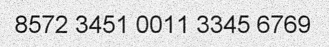
#> input picture Kalsyfikacja_Cyfr/images/cyfry1.png, 329 x 47 px
$ jupyter execute --allow-errors 'Lab ADOM 5_6 ZAL.ipynb'
#> lines starting #> are read from the running program, lines starting #| are printed output that depends on the picture; after the words box and inside, x2 and y2 are one past the last pixel; in counts of white or black regions, pixels touching at a corner belong together
# **Laboratorium ADOM 5 i 6 - ZALICZENIE**
---

Obraz `cyfry.png` zawiera 10 różnych obiektów - cyfr od 0 do 9. Wyznacz cechy tych obiektów i spróbuj znaleźć zestaw cech, który umożliwiłby rozóżnienie tych cyfr. Zaproponuj model klasyfikatora oraz przetestuj go na obrazach `cyfry1.png`, `cyfry2.png` i `cyfry3.png`.

[cell 1]
# imports for innitial tests, i don't know which traits ora algorithms will work best for digits differentiation
import numpy as np
import pandas as pd
import math
import seaborn as sns
import matplotlib as mpl
import matplotlib.pyplot as plt
import cv2
import tensorflow as tf

from skimage.measure import label,regionprops
import skimage.color as sic
import skimage as si

from sklearn.tree import DecisionTreeClassifier
from sklearn.metrics import confusion_matrix
from sklearn import tree

from tensorflow.keras.preprocessing.image import ImageDataGenerator

## Load style source image

[cell 2]
digits_source = cv2.imread('images/cyfry.png')

#> (the rest of this cell did not finish here and is left out)

## Label data

#> (a cell that did not finish here is left out)

#> (a cell that did not finish here is left out)

#### Entry analysis and features extraction

#> (a cell that did not finish here is left out)

[cell 6]
def create_features(img_features, labels_count):
    # using dataframe to save features of the digits
    features_df = pd.DataFrame()

    # create temp lists - we know there are 10 classes of digits 0-9
    digits = np.arange(0, labels_count)
    bb_ratio = np.zeros(labels_count)
    center_ratio = np.zeros(labels_count)
    area_bb_ratio = np.zeros(labels_count)
    area_conv_ratio = np.zeros(labels_count)
    area_fill_ratio = np.zeros(labels_count)
    ee_num = np.zeros(labels_count)

    for digit, feature in enumerate(img_features):
        # digit ceter
        y0, x0 = feature.centroid
        # bounding box
        minr, minc, maxr, maxc = feature.bbox
        bb_ratio[digit] = (maxr-minr)/(maxc-minc)

        # ratio between maxbb_center and minbb_center, the distances between center and the vertices of the bbox
        center_ratio[digit] = np.sqrt((y0-maxr)**2+(x0-maxc)**2)/np.sqrt((y0-minr)**2+(x0-minc)**2)

        area = feature.area
        bb_area = feature.bbox_area
        convex_area = feature.convex_area
        filled_area = feature.filled_area
        area_bb_ratio[digit] = area/bb_area
        area_conv_ratio[digit] = area/convex_area
        area_fill_ratio[digit] = area/filled_area

        ee_num[digit] = feature.euler_number

    features_df['digit'] = digits
    features_df['area_bb_ratio'] = area_bb_ratio
    features_df['area_conv_ratio'] = area_conv_ratio
    features_df['area_fill_ratio'] = area_fill_ratio
    features_df['bb_ratio'] = bb_ratio
    features_df['center_ratio'] = center_ratio
    features_df['euler_number'] = ee_num

    return features_df

#### Obserwacja wstepna cech
Prosty klasyfikator który zostanie zbudowany moze nie działać dobrze dla cech względnych. Jeśli pojawi się na wejściu obraz o innym rozmiarze lub stosunku wymiarów, prosty klasyfikator moze się pogubić.
Dlatego zdecydowałem się na wyodrębnienie dodatkowych cech na podstawie tych już obecnych, stosunki rozmiarów czy odległości są znacznie lepsze niż czyste rozmiary, niosą ze sobą więcej informacji i lepiej pozwalają opisać badany obiekt.

#> (a cell that did not finish here is left out)

#> (a cell that did not finish here is left out)

## Model
Naiwny klasyfikator, dla tak małego zbioru uczącego ciężko będzie stworzyć klasyfikator opary na innym algorytmie

#> (a cell that did not finish here is left out)

#> (a cell that did not finish here is left out)

#### Drzewa decyzyjne

[cell 11]
# model klasyfikatora (miejsce na kod)
tree = DecisionTreeClassifier()

#> (a cell that did not finish here is left out)

#> (a cell that did not finish here is left out)

## Test

#### Przygotowanie danych testujących
Obrazy testujące są zupełnie innego typu niż obrazy treningowe, dlatego ich przygotowanie będzie inne.

Dodatkowo, ręcznie zostaną stworzone odpowiednie listy zawierające prawidłowe ciągi któe oczekujemy otrzymać z analizy.

[cell 14]
# obróbka wstępna obrazów (miejsce na kod)
# Wszystkie obrazy zostaną przetworzone indywidualnie do formy binych etykiet
digits_test1_real = [8,5,7,2,3,4,5,1,0,0,1,1,3,3,4,5,6,7,6,9]

digits_test1_o = cv2.imread('images/cyfry1.png')
#> digits_test1_o is the input picture: shape (47, 329, 3); min 0, max 255, mean 214.6
digits_test1 = cv2.cvtColor(digits_test1_o, cv2.COLOR_BGR2GRAY)
digits_test1 = 255-digits_test1
_, digits_test1 = cv2.threshold(digits_test1,100,255,cv2.THRESH_BINARY)
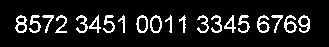
#> digits_test1: shape (47, 329); 10.8% white in thin lines or dots, all inside (x1, y1, x2, y2) = (15, 15, 310, 33)
digits_test1_1 = label(digits_test1)
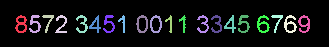
#> digits_test1_1: shape (47, 329) int64; 21 distinct labels, from 0 to 20; one colour per label, 0 black
digits_test1 = regionprops(digits_test1_1)
#> digits_test1 = 20 regions; largest, box (x1, y1, x2, y2) and area: (15, 15, 27, 33) 109, (284, 15, 297, 33) 107, (257, 15, 270, 33) 105, (298, 15, 310, 33) 101, (29, 15, 41, 33) 97

plt.figure(figsize=(10,10))
plt.imshow(digits_test1_1)

[cell 15]
digits_test2_real = [3,4,9,4,1,2,4,3,0,8,9,3,7,8,6,0,5,4,1,2]

digits_test2_o = cv2.imread('images/cyfry2.png')
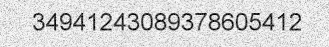
#> input picture Kalsyfikacja_Cyfr/images/cyfry2.png, 329 x 47 px
#> digits_test2_o is the input picture: shape (47, 329, 3); min 0, max 255, mean 209.6
digits_test2 = cv2.cvtColor(digits_test2_o, cv2.COLOR_BGR2GRAY)
digits_test2 = 255-digits_test2
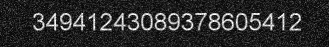
#> digits_test2: shape (47, 329); min 0, max 255, mean 45.4
_, digits_test2 = cv2.threshold(digits_test2,110,255,cv2.THRESH_BINARY)
#> digits_test2: shape (47, 329); 10% white in thin lines or dots, all inside (x1, y1, x2, y2) = (33, 13, 301, 31)
digits_test2_1 = label(digits_test2)
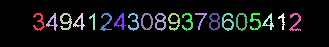
#> digits_test2_1: shape (47, 329) int64; 21 distinct labels, from 0 to 20; one colour per label, 0 black
digits_test2 = regionprops(digits_test2_1)
#> digits_test2 = 20 regions; largest, box (x1, y1, x2, y2) and area: (222, 13, 234, 31) 97, (60, 13, 72, 30) 96, (155, 13, 166, 31) 95, (168, 13, 180, 31) 94, (209, 13, 220, 31) 94

plt.figure(figsize=(10,10))
plt.imshow(digits_test2_1)

[cell 16]
digits_test3_real = [3,7,5,6,2,2,7,4,1,9,0,3,8,5,7,8,6,2,1,5,9,8]

digits_test3_o = cv2.imread('images/cyfry3.png')
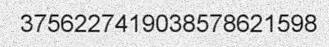
#> input picture Kalsyfikacja_Cyfr/images/cyfry3.png, 329 x 47 px
#> digits_test3_o is the input picture: shape (47, 329, 3); min 0, max 255, mean 211.1
digits_test3 = cv2.cvtColor(digits_test3_o, cv2.COLOR_BGR2GRAY)
digits_test3 = 255-digits_test3
_, digits_test3 = cv2.threshold(digits_test3,150,255,cv2.THRESH_BINARY)
#> digits_test3: shape (47, 329); 8.7% white in thin lines or dots, all inside (x1, y1, x2, y2) = (21, 15, 316, 32)
digits_test3_1 = label(digits_test3)
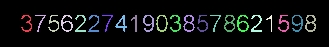
#> digits_test3_1: shape (47, 329) int64; 23 distinct labels, from 0 to 22; one colour per label, 0 black
digits_test3 = regionprops(digits_test3_1)
#> digits_test3 = 22 regions; largest, box (x1, y1, x2, y2) and area: (305, 15, 316, 32) 80, (143, 15, 154, 32) 77, (237, 15, 249, 32) 77, (224, 15, 235, 32) 76, (183, 15, 195, 32) 75

plt.figure(figsize=(10,10))
plt.imshow(digits_test3_1)

[cell 17]
digits_test4_real = [8,3,7,4,9,4,9,2,3,1,9,1,2,5,7,8,5,6,1]

digits_test4_o = cv2.imread('images/cyfry4.png')
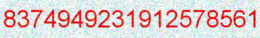
#> input picture Kalsyfikacja_Cyfr/images/cyfry4.png, 260 x 38 px
#> digits_test4_o is the input picture: shape (38, 260, 3); mean B, G, R 205.2, 205.8, 224.5
digits_test4 = cv2.cvtColor(digits_test4_o, cv2.COLOR_BGR2GRAY)
digits_test4 = 255-digits_test4
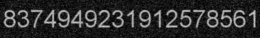
#> digits_test4: shape (38, 260); min 1, max 203, mean 43.7
_, digits_test4 = cv2.threshold(digits_test4,110,255,cv2.THRESH_BINARY)
#> digits_test4: shape (38, 260); 12.7% white in thin lines or dots, all inside (x1, y1, x2, y2) = (4, 10, 256, 28)
digits_test4_1 = label(digits_test4)
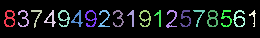
#> digits_test4_1: shape (38, 260) int64; 20 distinct labels, from 0 to 19; one colour per label, 0 black
digits_test4 = regionprops(digits_test4_1)
#> digits_test4 = 19 regions; largest, box (x1, y1, x2, y2) and area: (4, 10, 15, 27) 86, (207, 10, 218, 27) 85, (233, 10, 245, 27) 82, (58, 10, 70, 27) 81, (85, 10, 97, 27) 77

plt.figure(figsize=(10,10))
plt.imshow(digits_test4_1)

[cell 18]
digits_test1_df = create_features(digits_test1, len(np.unique(digits_test1_1)[1:])).drop(['digit'], axis=1)
#> the loop in create_features, `for digit, feature in enumerate(img_features):` made 20 passes
#> (y0, x0, minc, maxc, area, bb_area, convex_area, filled_area) on passes 1 to 12: (23.72, 20.82, 15, 27, 109, 216, 186, 167), (23.29, 34.51, 29, 41, 97, 216, 186, 97), (20.57, 47.76, 42, 54, 68, 216, 135, 68), (23.99, 61.04, 55, 67, 84, 216, 194, 84), (23.63, 81.99, 76, 88, 89, 216, 185, 89), (24.2, 95.23, 89, 101, 79, 216, 134, 98), (23.12, 108.5, 103, 115, 94, 216, 184, 94), (22.36, 122.5, 118, 125, 50, 126, 80, 50), (23.65, 141.8, 136, 148, 93, 216, 183, 174), (23.63, 155.5, 150, 162, 90, 216, 183, 175), (22.77, 169.6, 165, 172, 48, 126, 83, 48), (22.56, 183, 179, 186, 50, 126, 86, 50)
#> after the loop in create_features, `for digit, feature in enumerate(img_features):`: area_bb_ratio = 20 values, max 0.505 at index 0, min 0.306 at index 17, mean 0.41; area_conv_ratio = 20 values, max 0.625 at index 7, min 0.433 at index 3, mean 0.529; area_fill_ratio = 20 values, max 1 at index 1, min 0.514 at index 9, mean 0.871; bb_ratio = 20 values, max 2.57 at index 7, min 1.38 at index 16, mean 1.66; center_ratio = 20 values, max 1.79 at index 17, min 0.947 at index 5, mean 1.18; ee_num = 20 values, max 1 at index 1, min -1 at index 0, mean 0.55
#> digits_test1_df = table of 20 rows and 6 columns
digits_test2_df = create_features(digits_test2, len(np.unique(digits_test2_1)[1:])).drop(['digit'], axis=1)
#> the loop in create_features (call 2), `for digit, feature in enumerate(img_features):` made 20 passes
#> (y0, x0, minc, maxr, maxc, area, bb_area, convex_area) on passes 1 to 12: (21.46, 38.78, 33, 31, 45, 79, 216, 178), (21.58, 52.32, 46, 31, 58, 73, 216, 132), (21.22, 65.47, 60, 30, 72, 96, 204, 180), (21.63, 79.26, 73, 30, 85, 73, 204, 129), (20.26, 92.86, 89, 30, 95, 42, 102, 67), (21.39, 105.8, 100, 31, 112, 72, 216, 191), (21.21, 120.1, 114, 30, 126, 75, 204, 134), (21.56, 133.6, 128, 31, 139, 77, 198, 172), (21.1, 146.4, 141, 30, 153, 83, 204, 177), (21.27, 160.2, 155, 31, 166, 95, 198, 173), (21.21, 173.6, 168, 31, 180, 94, 216, 182), (21.23, 187.6, 182, 31, 193, 81, 198, 173)
#> digits_test2_df = table of 20 rows and 6 columns
digits_test3_df = create_features(digits_test3, len(np.unique(digits_test3_1)[1:])).drop(['digit'], axis=1)
#> digits_test3_df = table of 22 rows and 6 columns
digits_test4_df = create_features(digits_test4, len(np.unique(digits_test4_1)[1:])).drop(['digit'], axis=1)

[cell 19]
digits_test1_df.head(20)
#> Out = table of 20 rows and 6 columns
